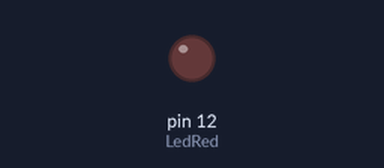
Simulated run of this sketch. Board: Arduino Uno, built with avr-gcc and run on an emulated ATmega328P. Parts: output pins drawn as LEDs (lit = HIGH).

Above: at 0.3 s.
At 4.6 s:
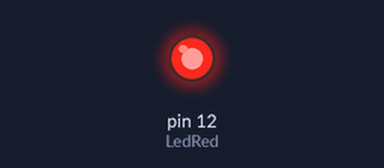
Timing chart, 0 to 7.2 s (numbered marks = the images above):
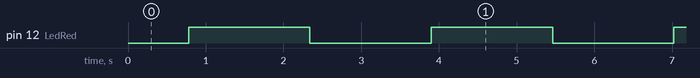

Measured:
- by itself, pin 12 (LedRed): alternates HIGH for 1.6 s and LOW for 1.6 s

The sketch:

Exercise_2_-_Fade_inout.ino
```cpp
/*
  Exercise 2 - Fade in
*/
int LedRed =12;
int brightness=0;
// the setup function runs once when you press reset or power the board
void setup() {
  // initialize digital pin LED_BUILTIN as an output.
  pinMode(LedRed, OUTPUT);
}

// the loop function runs over and over again forever
void loop() {
  for (brightness=0;brightness<= 255; brightness+=5){
    analogWrite(LedRed,brightness);
    delay(30);
  }
  for (brightness=255;brightness>= 0; brightness-=5){
    analogWrite(LedRed,brightness);
    delay(30);
  }
}
```
